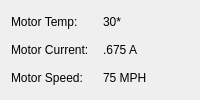
            <widget class="QWidget" name="motor1tab">
             <attribute name="title">
              <string>Motor 1</string>
             </attribute>
             <layout class="QGridLayout" name="gridLayout_2">
              <item row="0" column="0">
               <widget class="QLabel" name="label_32">
                <property name="text">
                 <string>Motor Temp:</string>
                </property>
               </widget>
              </item>
              <item row="0" column="1">
               <widget class="QLabel" name="m1Temp">
                <property name="text">
                 <string>30*</string>
                </property>
               </widget>
              </item>
              <item row="1" column="0">
               <widget class="QLabel" name="label_33">
                <property name="text">
                 <string>Motor Current:</string>
                </property>
               </widget>
              </item>
              <item row="1" column="1">
               <widget class="QLabel" name="m1Current">
                <property name="text">
                 <string>.675 A</string>
                </property>
               </widget>
              </item>
              <item row="2" column="0">
               <widget class="QLabel" name="label_37">
                <property name="text">
                 <string>Motor Speed:</string>
                </property>
               </widget>
              </item>
              <item row="2" column="1">
               <widget class="QLabel" name="m1Speed">
                <property name="text">
                 <string>75 MPH</string>
                </property>
               </widget>
              </item>
             </layout>
            </widget>
